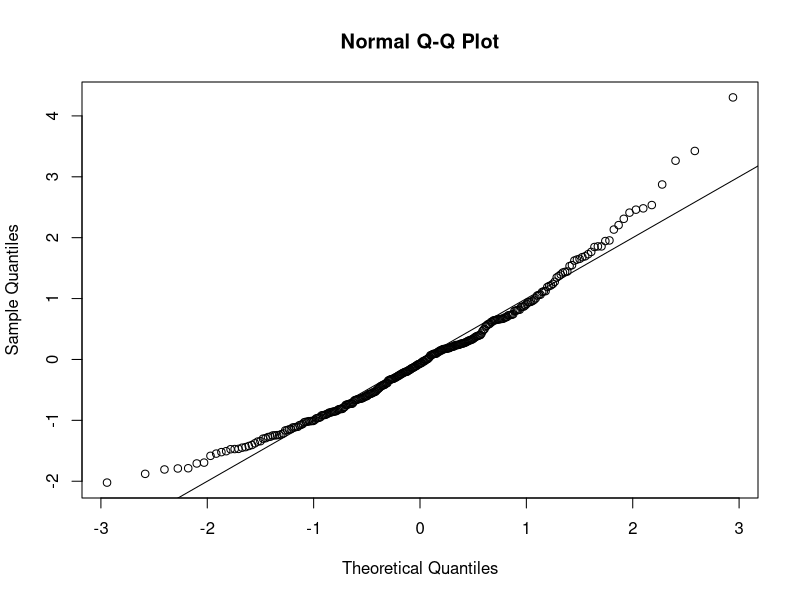
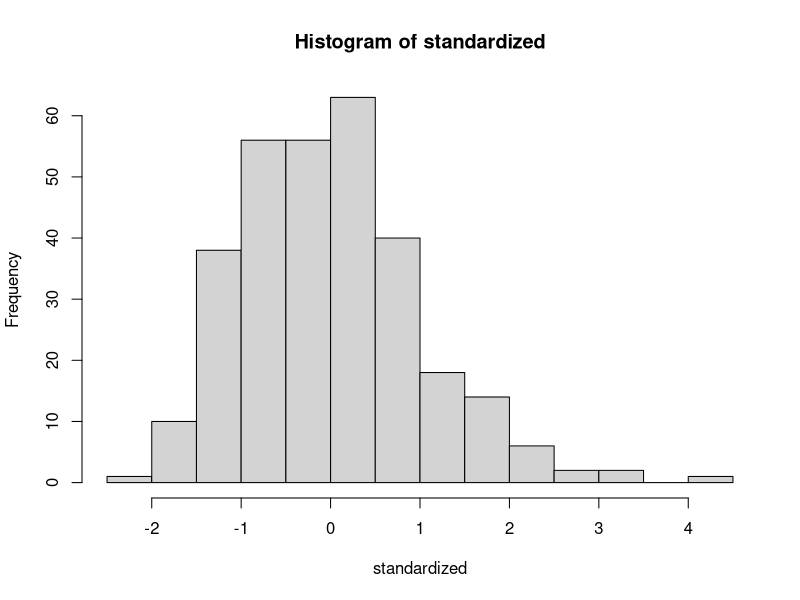
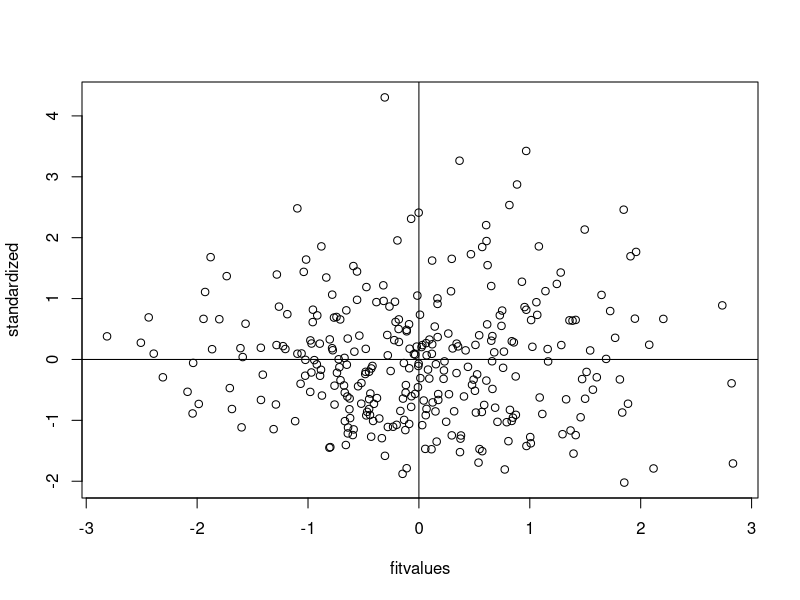

Write the R code that produced these figures, in order.
##Set working directory 
setwd("E:/GA/Scales")
master = read.csv("Meaning_Scales_STMS_RR_RN_Paper.csv")
summary(master)

####DATA SCREENING####

##Missing Data##
library(mice)
percentmiss = function(x){ sum(is.na(x))/length(x) *100 }

##Going by rows ONLY
notypos = master
missing = apply(notypos[ , 3:36], 1, percentmiss) 
table(missing)

##Replace only the data that you should
replacepeople = notypos[ missing <= 5 , ]  
dontpeople = notypos[ missing > 5 , ]

##Figure out the columns to exclude
apply(replacepeople, 2, percentmiss)
replacecolumn = replacepeople[ , -c(1,2,37)]
dontcolumn = replacepeople[ , c(1,2,37)]

##MICE
tempnomiss = mice(replacecolumn)
nomiss = complete(tempnomiss, 1)
summary(nomiss)

##(By your powers) Combine (I am Captain Planet!)
filledin_none = cbind(dontcolumn, nomiss)
summary(filledin_none)

##Small note: When MICE is run on this project the YEAR column
##is moved from the last column to the thrid column.
##This trend is not observed with data that does not need
##to be MICE'd. All code exluding ID columns has been corrected
##for this. 
#~Hannah 

##Outliers##
##Mahal

mahal = mahalanobis(filledin_none[ , -c(1:3)], 
                    colMeans(filledin_none[ , -c(1:3)], na.rm = TRUE),
                    cov(filledin_none[ , -c(1:3)], use="pairwise.complete.obs"))

summary(mahal)
cutoff = qchisq(.999,ncol(filledin_none[ , -c(1:3)])) 
summary(mahal < cutoff)
noout = filledin_none[ mahal < cutoff, ]

##Additivity: correlations
correlations = cor(noout[,-c(1:3)], use="pairwise.complete.obs")
symnum(correlations)

##Make the random stuff & exclude the ID columns 
random = rchisq(nrow(noout), 7)
fake = lm(random~., data=noout[ , -c(1:3)])

##Linearity plot
##Create the standardized residuals
standardized = rstudent(fake)
qqnorm(standardized)
abline(0,1)

##Multivariate normality
hist(standardized, breaks=15)

##Homogeneity and homoscedaticity
fitvalues = scale(fake$fitted.values)
plot(fitvalues, standardized) 
abline(0,0)
abline(v = 0)

##Scoring
PH <- rowSums(noout[, c(20,27,19,22,23,29,25,24,26,30,18,33,31,28,32,21,36,11,35)])
PH


AH<- rowSums(noout[, c(5,6,15,13,12,7,4,10,14,9,8)])
AH


NLE <- rowSums(noout[, c(17,16,34)])
NLE
